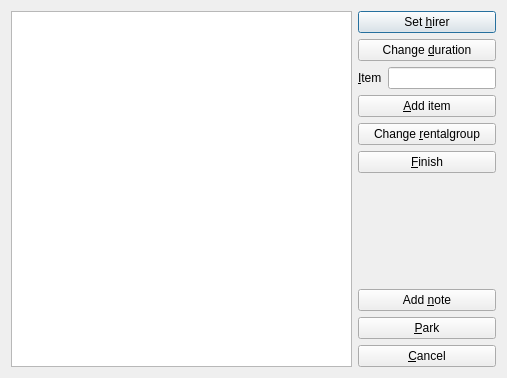
<?xml version="1.0" encoding="UTF-8"?>
<ui version="4.0">
 <class>RentDialog</class>
 <widget class="QDialog" name="RentDialog">
  <property name="geometry">
   <rect>
    <x>0</x>
    <y>0</y>
    <width>507</width>
    <height>378</height>
   </rect>
  </property>
  <property name="windowTitle">
   <string>Rent out items</string>
  </property>
  <layout class="QGridLayout" name="gridLayout">
   <item row="0" column="1">
    <layout class="QVBoxLayout" name="verticalLayout">
     <item>
      <widget class="QPushButton" name="input_hirer_pushButton">
       <property name="text">
        <string>Set &amp;hirer</string>
       </property>
      </widget>
     </item>
     <item>
      <widget class="QPushButton" name="input_duration_pushButton">
       <property name="text">
        <string>Change &amp;duration</string>
       </property>
      </widget>
     </item>
     <item>
      <layout class="QHBoxLayout" name="horizontalLayout_6">
       <item>
        <widget class="QLabel" name="label_5">
         <property name="text">
          <string>&amp;Item</string>
         </property>
         <property name="buddy">
          <cstring>input_item_lineEdit</cstring>
         </property>
        </widget>
       </item>
       <item>
        <widget class="QLineEdit" name="input_item_lineEdit">
         <property name="sizePolicy">
          <sizepolicy hsizetype="Minimum" vsizetype="Fixed">
           <horstretch>0</horstretch>
           <verstretch>0</verstretch>
          </sizepolicy>
         </property>
        </widget>
       </item>
      </layout>
     </item>
     <item>
      <widget class="QPushButton" name="input_addItem_pushButton">
       <property name="text">
        <string>&amp;Add item</string>
       </property>
      </widget>
     </item>
     <item>
      <widget class="QPushButton" name="input_rentalgroup_pushButton">
       <property name="text">
        <string>Change &amp;rentalgroup</string>
       </property>
      </widget>
     </item>
     <item>
      <widget class="QPushButton" name="input_finish_pushButton">
       <property name="text">
        <string>&amp;Finish</string>
       </property>
      </widget>
     </item>
     <item>
      <spacer name="verticalSpacer">
       <property name="orientation">
        <enum>Qt::Vertical</enum>
       </property>
       <property name="sizeHint" stdset="0">
        <size>
         <width>20</width>
         <height>40</height>
        </size>
       </property>
      </spacer>
     </item>
     <item>
      <widget class="QPushButton" name="input_addNote_pushButton">
       <property name="text">
        <string>Add &amp;note</string>
       </property>
      </widget>
     </item>
     <item>
      <widget class="QPushButton" name="input_park_pushButton">
       <property name="text">
        <string>&amp;Park</string>
       </property>
      </widget>
     </item>
     <item>
      <widget class="QPushButton" name="input_cancel_pushButton">
       <property name="text">
        <string>&amp;Cancel</string>
       </property>
      </widget>
     </item>
    </layout>
   </item>
   <item row="0" column="0">
    <widget class="QTextBrowser" name="output_contract_textBrowser"/>
   </item>
  </layout>
 </widget>
 <tabstops>
  <tabstop>input_hirer_pushButton</tabstop>
  <tabstop>input_duration_pushButton</tabstop>
  <tabstop>input_item_lineEdit</tabstop>
  <tabstop>input_addItem_pushButton</tabstop>
  <tabstop>input_rentalgroup_pushButton</tabstop>
  <tabstop>input_finish_pushButton</tabstop>
  <tabstop>input_cancel_pushButton</tabstop>
 </tabstops>
 <resources/>
 <connections/>
</ui>
